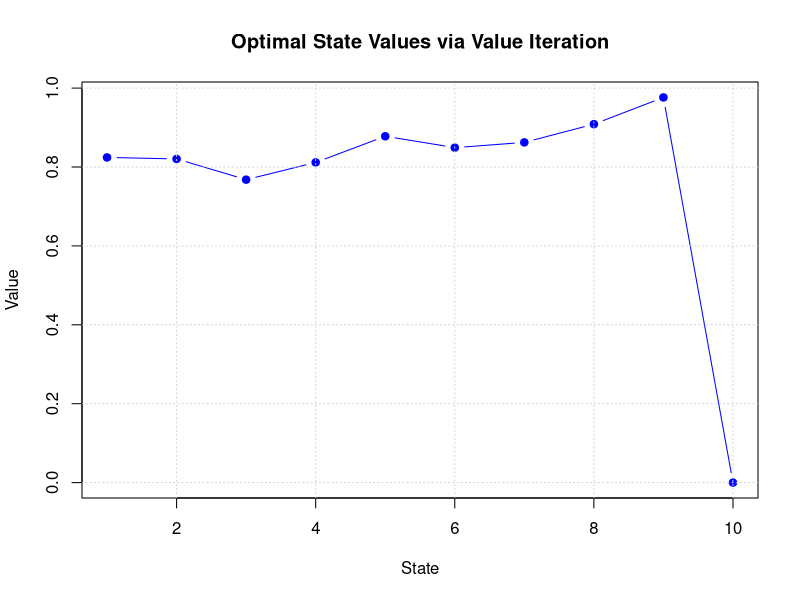

Write the R code that produced this figure.
## ---- chunk 1
n_states <- 10
n_actions <- 2
gamma <- 0.9
terminal_state <- n_states

set.seed(42)
transition_model <- array(0, dim = c(n_states, n_actions, n_states))
reward_model <- array(0, dim = c(n_states, n_actions, n_states))

for (s in 1:(n_states - 1)) {
  # Action 1: 90% forward, 10% random
  transition_model[s, 1, s + 1] <- 0.9
  random_state <- sample(setdiff(1:n_states, s + 1), 1)
  transition_model[s, 1, random_state] <- 0.1
  
  # Action 2: split between two random states
  random_states <- sample(1:n_states, 2, replace = FALSE)
  transition_model[s, 2, random_states[1]] <- 0.8
  transition_model[s, 2, random_states[2]] <- 0.2
  
  # Rewards
  for (s_prime in 1:n_states) {
    reward_model[s, 1, s_prime] <- ifelse(s_prime == n_states, 1.0, 0.1 * runif(1))
    reward_model[s, 2, s_prime] <- ifelse(s_prime == n_states, 0.5, 0.05 * runif(1))
  }
}

# Terminal state: absorbing with no rewards
transition_model[n_states, , n_states] <- 1
reward_model[n_states, , ] <- 0
## ---- chunk 2
value_iteration <- function() {
  V <- rep(0, n_states)
  policy <- rep(1, n_states)
  theta <- 1e-4
  
  repeat {
    delta <- 0
    for (s in 1:(n_states - 1)) {
      v <- V[s]
      q_values <- numeric(n_actions)
      
      for (a in 1:n_actions) {
        for (s_prime in 1:n_states) {
          q_values[a] <- q_values[a] +
            transition_model[s, a, s_prime] *
            (reward_model[s, a, s_prime] + gamma * V[s_prime])
        }
      }
      
      V[s] <- max(q_values)
      policy[s] <- which.max(q_values)
      delta <- max(delta, abs(v - V[s]))
    }
    
    if (delta < theta) break
  }
  
  list(V = V, policy = policy)
}
## ---- chunk 3
dp_result <- value_iteration()
dp_value <- dp_result$V
dp_policy <- dp_result$policy
dp_policy
## ---- chunk 4
plot(dp_value, type = "b", col = "blue", pch = 19,
     xlab = "State", ylab = "Value",
     main = "Optimal State Values via Value Iteration")
grid()
